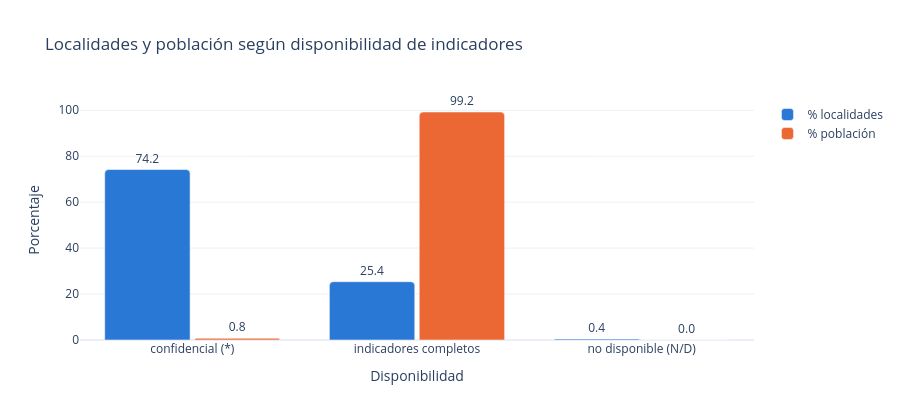

Notebook cell for this chart:
### Code cell
localidades_y_poblacion(resumen, "Localidades y población según disponibilidad de indicadores", "Disponibilidad")

### Figure 1 — Plotly figure (JSON) as saved in the notebook; plotly's stock layout.template omitted (floating-point values rounded to 4 significant figures)
{"data": [{"alignmentgroup": "True", "cliponaxis": false, "hovertemplate": "Medida=% localidades<br>Disponibilidad=%{x}<br>Porcentaje=%{text}<extra></extra>", "legendgroup": "% localidades", "marker": {"color": "#2a78d6", "pattern": {"shape": ""}}, "name": "% localidades", "offsetgroup": "% localidades", "orientation": "v", "showlegend": true, "text": [74.19, 25.38, 0.42], "textposition": "outside", "texttemplate": "%{text:.1f}", "type": "bar", "x": ["confidencial (*)", "indicadores completos", "no disponible (N/D)"], "xaxis": "x", "y": [74.19, 25.38, 0.42], "yaxis": "y"}, {"alignmentgroup": "True", "cliponaxis": false, "hovertemplate": "Medida=% población<br>Disponibilidad=%{x}<br>Porcentaje=%{text}<extra></extra>", "legendgroup": "% población", "marker": {"color": "#eb6834", "pattern": {"shape": ""}}, "name": "% población", "offsetgroup": "% población", "orientation": "v", "showlegend": true, "text": [0.75, 99.23, 0.02], "textposition": "outside", "texttemplate": "%{text:.1f}", "type": "bar", "x": ["confidencial (*)", "indicadores completos", "no disponible (N/D)"], "xaxis": "x", "y": [0.75, 99.23, 0.02], "yaxis": "y"}], "layout": {"barcornerradius": 4, "bargroupgap": 0.05, "barmode": "group", "height": 420, "legend": {"title": {}, "tracegroupgap": 0}, "title": {"text": "Localidades y población según disponibilidad de indicadores"}, "xaxis": {"anchor": "y", "domain": [0.0, 1.0], "title": {"text": "Disponibilidad"}}, "yaxis": {"anchor": "x", "domain": [0.0, 1.0], "title": {"text": "Porcentaje"}}}}
